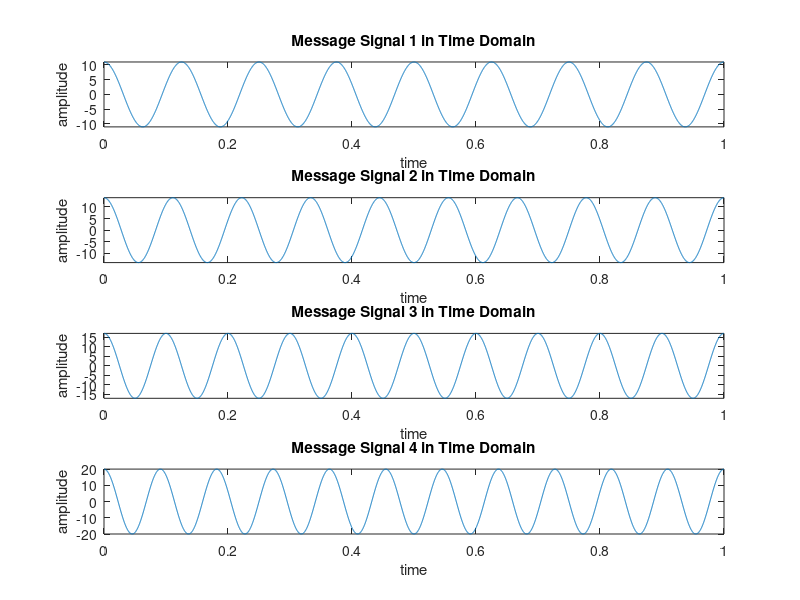
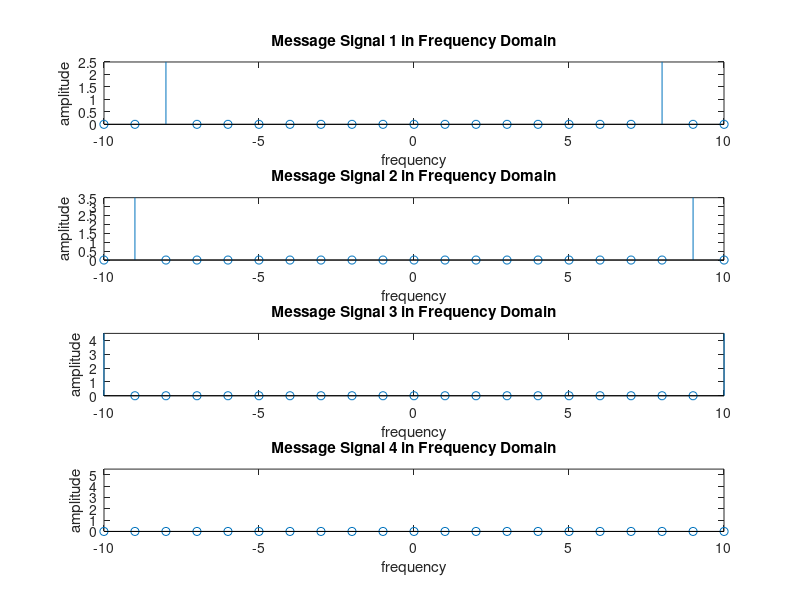
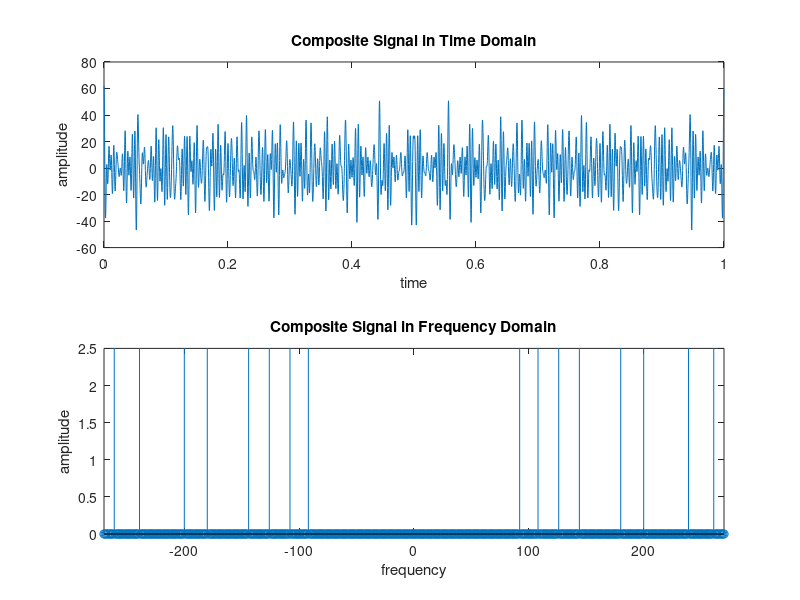
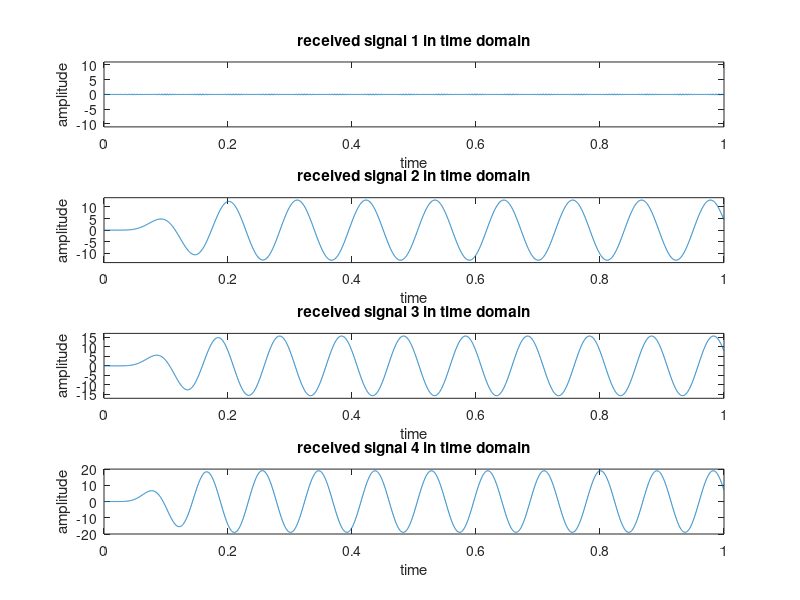

Write the MATLAB code that produced these figures, in order.
%Lab 10
%Matlab Program for Frequency Division Multiplexing
clc
clear all
close all
%% Message Signal Generation
fs = 4001; %Sampling Frequency
t = 0:1/fs:1-1/fs; %Generating Time axis
Am1 = 11; %Amplitude of First Message Signal
fm1 = 8; %Frequency of First Message Signal
m1 = Am1*cos(2*pi*fm1*t); % First Message Signal
Am2 = 14; %Amplitude of Second Message Signal
fm2 = 9; %Frequency of Second Message Signal
m2 = Am2*cos(2*pi*fm2*t); % Second Message Signal
Am3 = 17; %Amplitude of Third Message Signal
fm3 = 10; %Frequency of Third Message Signal
m3 = Am3*cos(2*pi*fm3*t); % Third Message Signal
Am4 = 20;
fm4 = 11;
m4 = Am4*cos(2*pi*fm4*t);
%%
%% Carrier Signal Generation
Cm1 = 1; %Amplitude of First Carrier Signal
fc1 = 100; %Frequency of First Carrier Signal
c1 = Cm1*cos(2*pi*fc1*t); % First Carrier Signal
Cm2 = 1; %Amplitude of Second Carrier Signal
fc2 = 135; %Frequency of Second Carrier Signal
c2 = Cm2*cos(2*pi*fc2*t); % Second Carrier Signal
Cm3 = 1; %Amplitude of Third Carrier Signal
fc3 = 190; %Frequency of Third Carrier Signal
c3 = Cm3*cos(2*pi*fc3*t); % Third Carrier Signal
Cm4 = 1;
fc4 = 250; %Frequency of Third Carrier Signal
c4 = Cm4*cos(2*pi*fc4*t); % Third Carrier Signal
%%
%% Composite Signal Generation
x = (m1).*c1+(m2).*c2+(m3).*c3+(m4).*c4;
%%%% Plotting the Signals in Time-Domain and Frequency-Domain
figure
subplot(4,1,1)
plot(t,m1)
xlabel('time')
ylabel('amplitude')
title('Message Signal 1 in Time Domain')
ylim([-Am1 Am1])
subplot(4,1,2)
plot(t,m2)
xlabel('time')
ylabel('amplitude')
title('Message Signal 2 in Time Domain')
ylim([-Am2 Am2])
subplot(4,1,3)
plot(t,m3)
xlabel('time')
ylabel('amplitude')
title('Message Signal 3 in Time Domain')
ylim([-Am3 Am3])
subplot(4,1,4)
plot(t,m4)
xlabel('time')
ylabel('amplitude')
title('Message Signal 4 in Time Domain')
ylim([-Am4 Am4])
M1 = abs(fftshift(fft(m1)))/(fs/2); %Fourier Transformation of m1
M2 = abs(fftshift(fft(m2)))/(fs/2); %Fourier Transformation of m2
M3 = abs(fftshift(fft(m3)))/(fs/2); %Fourier Transformation of m3
M4 = abs(fftshift(fft(m4)))/(fs/2); %Fourier Transformation of m3
X = abs(fftshift(fft(x)))/(fs/2); %Fourier Transformation of x
f = fs/2*linspace(-1,1,fs);
figure
subplot(4,1,1)
stem(f,M1)
xlabel('frequency')
ylabel('amplitude')
title('Message Signal 1 in Frequency Domain')
axis([-10 10 0 2.5])
subplot(4,1,2)
stem(f,M2)
xlabel('frequency')
ylabel('amplitude')
title('Message Signal 2 in Frequency Domain')
axis([-10 10 0 3.5])
subplot(4,1,3)
stem(f,M3)
xlabel('frequency')
ylabel('amplitude')
title('Message Signal 3 in Frequency Domain')
axis([-10 10 0 4.5])
subplot(4,1,4)
stem(f,M4)
xlabel('frequency')
ylabel('amplitude')
title('Message Signal 4 in Frequency Domain')
axis([-10 10 0 5.5])
figure
subplot(2,1,1)
plot(t,x)
xlabel('time')
ylabel('amplitude')
title('Composite Signal in Time Domain')
subplot(2,1,2)
stem(f,X)
xlabel('frequency')
ylabel('amplitude')
title('Composite Signal in Frequency Domain')
axis([-270 270 0 2.5])
%%
%% Passing the Composite Signal Through Bandpass Filter
[num1, den1] = butter(5, [(fc1-fm1-6)/(fs/2),(fc1+fm1+6)/(fs/2)]);
%Butterworth Filter Window Determining for Bandpass Filter
bpf1 = filter(num1,den1,x); %Filtering is done here
[num2, den2] = butter(5, [(fc2-fm2-6)/(fs/2),(fc2+fm2+6)/(fs/2)]);
%Butterworth Filter Window Determining for Bandpass Filter
bpf2 = filter(num2,den2,x); %Filtering is done here
[num3, den3] = butter(5, [(fc3-fm3-6)/(fs/2),(fc3+fm3+6)/(fs/2)]);
%Butterworth Filter Window Determining for Bandpass Filter
bpf3 = filter(num3,den3,x); %Filtering is done here
[num4, den4] = butter(5, [(fc4-fm4-6)/(fs/2),(fc4+fm4+6)/(fs/2)]);
%Butterworth Filter Window Determining for Bandpass Filter
bpf4 = filter(num4,den4,x); %Filtering is done here
%%
%% Mixing
z1 = 2*bpf1.*c1;
z2 = 2*bpf2.*c2;
z3 = 2*bpf3.*c3;
z4 = 2*bpf4.*c4;
%%
%% Passing the Mixed Signals Through Lowpass Filter
[num5, den5] = butter(5, (fm1+3)/(fs/2)); %Low pass filter is made here
rec1 = filter(num4,den4,z1); %Filtering is done here
[num6, den6] = butter(5, (fm2+3)/(fs/2)); %Low pass filter is made here
rec2 = filter(num5,den5,z2); %Filtering is done here
[num7, den7] = butter(5, (fm3+3)/(fs/2)); %Low pass filter is made here
rec3 = filter(num6,den6,z3); %Filtering is done here
[num8, den8] = butter(5, (fm4+3)/(fs/2)); %Low pass filter is made here
rec4 = filter(num8,den8,z4); %Filtering is done here
%%
%% Plotting the Received Signals in Time-Domain and Frequency Domain
figure
subplot(4,1,1)
plot(t,rec1)
xlabel('time')
ylabel('amplitude')
title('received signal 1 in time domain')
ylim([-Am1 Am1])
subplot(4,1,2)
plot(t,rec2)
xlabel('time')
ylabel('amplitude')
title('received signal 2 in time domain')
ylim([-Am2 Am2])
subplot(4,1,3)
plot(t,rec3)
xlabel('time')
ylabel('amplitude')
title('received signal 3 in time domain')
ylim([-Am3 Am3])
subplot(4,1,4)
plot(t,rec4)
xlabel('time')
ylabel('amplitude')
title('received signal 4 in time domain')
ylim([-Am4 Am4])
R1 = abs(fftshift(fft(rec1)))/(fs/2); %Fourier Transformation is done here
R2 = abs(fftshift(fft(rec2)))/(fs/2); %Fourier Transformation is done here
R3 = abs(fftshift(fft(rec3)))/(fs/2); %Fourier Transformation is done here
R4 = abs(fftshift(fft(rec4)))/(fs/2); %Fourier Transformation is done here
figure
subplot(4,1,1)
stem(f,R1)
xlabel('frequency')
ylabel('amplitude')
title('received signal 1 in frequency domain')
xlim([-10 10])
subplot(4,1,2)
stem(f,R2)
xlabel('frequency')
ylabel('amplitude')
title('received signal 2 in frequency domain')
xlim([-10 10])
subplot(4,1,3)
stem(f,R3)
xlabel('frequency')
ylabel('amplitude')
title('received signal 3 in frequency domain')
xlim([-10 10])
subplot(4,1,4)
stem(f,R4)
xlabel('frequency')
ylabel('amplitude')
title('received signal 4 in frequency domain)')
xlim([-10 10])
%% End